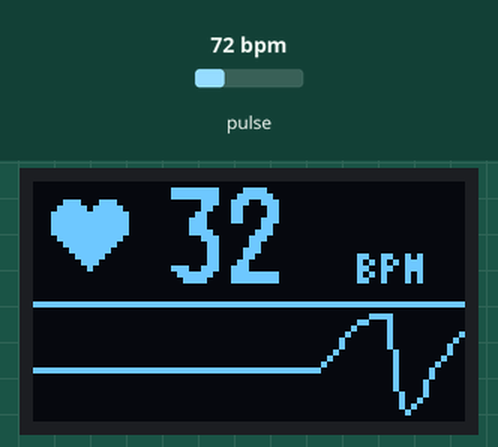
A sketch run on a simulated ESP32-C3. Shown: 72×40 one-colour display. The inputs (shaded band) are chosen by the test bench; at power-on: pulse 72 bpm.

Above: at 2.26 s.
2.3 s: pulse set to 42 bpm
At 2.51 s:
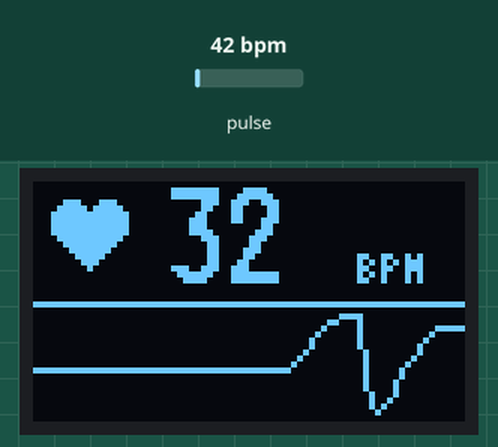
3.9 s: pulse set to 70 bpm
At 3.96 s:
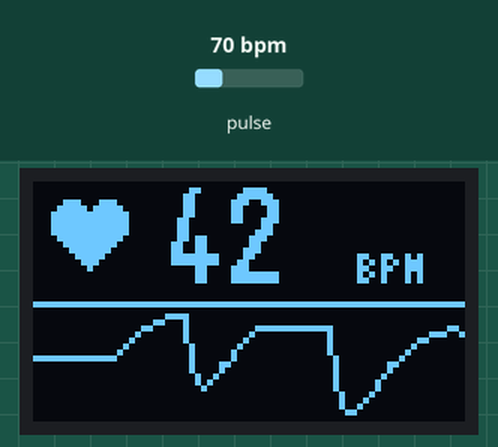
5.4 s: pulse set to 100 bpm
At 5.42 s:
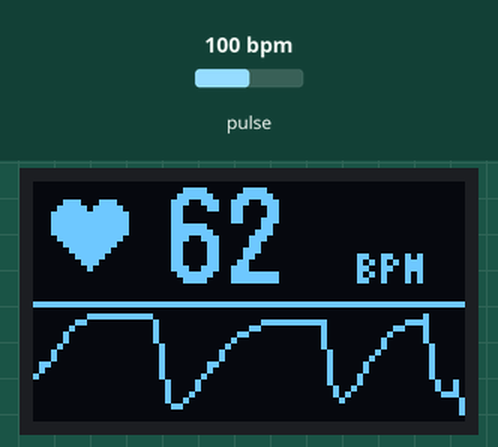

The sketch:

c3oled_bpm.ino
```cpp
#include <Wire.h>
#include <U8g2lib.h>
#include "MAX30105.h"
#include "heartRate.h"

#define SDA_PIN 5
#define SCL_PIN 6

U8G2_SSD1306_72X40_ER_F_HW_I2C u8g2(U8G2_R0, U8X8_PIN_NONE);
MAX30105 sensor;

// ---- BPM ----
const byte RATE_SIZE = 4;
byte rates[RATE_SIZE];
byte rateSpot = 0;
long lastBeat = 0;
int beatAvg = 0;
uint32_t beatFlash = 0;

// ---- Waveform ----
const int W = 72;
const int GRAPH_TOP = 22;
const int GRAPH_BOT = 39;
float wave[W];
float dc = 0, acSmooth = 0;
bool dcInit = false;
uint32_t lastDraw = 0;

void drawHeart(int cx, int cy, bool big) {
  int r = big ? 4 : 3;
  int off = big ? 4 : 3;
  u8g2.drawDisc(cx - off, cy - 1, r);
  u8g2.drawDisc(cx + off, cy - 1, r);
  u8g2.drawTriangle(cx - off - r, cy, cx + off + r, cy, cx, cy + (big ? 9 : 7));
}

void pushWave(long ir) {
  if (!dcInit) { dc = ir; dcInit = true; }
  dc += 0.05f * (ir - dc);               // slow baseline (DC) tracker
  float ac = -(ir - dc);                 // invert so beats point up
  acSmooth += 0.3f * (ac - acSmooth);    // light smoothing
  for (int i = 0; i < W - 1; i++) wave[i] = wave[i + 1];
  wave[W - 1] = acSmooth;
}

void drawWave() {
  float mn = wave[0], mx = wave[0];
  for (int i = 1; i < W; i++) {
    if (wave[i] < mn) mn = wave[i];
    if (wave[i] > mx) mx = wave[i];
  }
  float range = mx - mn;
  if (range < 150) range = 150;          // avoid blowing up noise
  float mid = (mx + mn) / 2;

  int prevY = 0;
  for (int i = 0; i < W; i++) {
    float n = (wave[i] - mid) / range;   // about -0.5 .. 0.5
    int y = (GRAPH_TOP + GRAPH_BOT) / 2 - (int)(n * (GRAPH_BOT - GRAPH_TOP));
    y = constrain(y, GRAPH_TOP, GRAPH_BOT);
    if (i > 0) u8g2.drawLine(i - 1, prevY, i, y);
    prevY = y;
  }
}

void draw(long ir) {
  u8g2.clearBuffer();
  bool finger = ir > 50000;
  bool beatNow = millis() - beatFlash < 180;

  if (!finger) {
    u8g2.setFont(u8g2_font_6x10_tf);
    u8g2.drawStr(4, 14, "Place your");
    u8g2.drawStr(4, 26, "finger...");
    drawHeart(60, 34, false);
  } else {
    drawHeart(9, 7, beatNow);

    u8g2.setFont(u8g2_font_logisoso16_tn);
    char num[5];
    if (beatAvg > 0) snprintf(num, sizeof(num), "%d", beatAvg);
    else snprintf(num, sizeof(num), "--");
    u8g2.drawStr(22, 17, num);

    u8g2.setFont(u8g2_font_4x6_tr);
    u8g2.drawStr(54, 17, "BPM");

    u8g2.drawHLine(0, 20, W);
    drawWave();
  }
  u8g2.sendBuffer();
}

void setup() {
  Serial.begin(115200);
  delay(1000);

  Wire.setPins(SDA_PIN, SCL_PIN);
  u8g2.begin();
  u8g2.setContrast(255);

  if (!sensor.begin(Wire, I2C_SPEED_FAST)) {
    u8g2.clearBuffer();
    u8g2.setFont(u8g2_font_6x10_tf);
    u8g2.drawStr(0, 14, "Sensor not");
    u8g2.drawStr(0, 26, "found!");
    u8g2.sendBuffer();
    while (1) delay(100);
  }

  sensor.setup();
  sensor.setPulseAmplitudeRed(0x1F);
  sensor.setPulseAmplitudeGreen(0);
  for (int i = 0; i < W; i++) wave[i] = 0;
}

void loop() {
  long ir = sensor.getIR();

  if (checkForBeat(ir)) {
    long delta = millis() - lastBeat;
    lastBeat = millis();
    beatFlash = millis();
    float bpm = 60 / (delta / 1000.0);
    if (bpm > 30 && bpm < 220) {
      rates[rateSpot++] = (byte)bpm;
      rateSpot %= RATE_SIZE;
      int sum = 0;
      for (byte i = 0; i < RATE_SIZE; i++) sum += rates[i];
      beatAvg = sum / RATE_SIZE;
    }
  }

  if (ir < 50000) {                      // finger removed: reset
    beatAvg = 0;
    for (byte i = 0; i < RATE_SIZE; i++) rates[i] = 0;
    dcInit = false;
  }

  if (millis() - lastDraw > 40) {        // about 25 fps
    if (ir > 50000) pushWave(ir);
    draw(ir);
    lastDraw = millis();
  }
}
```
